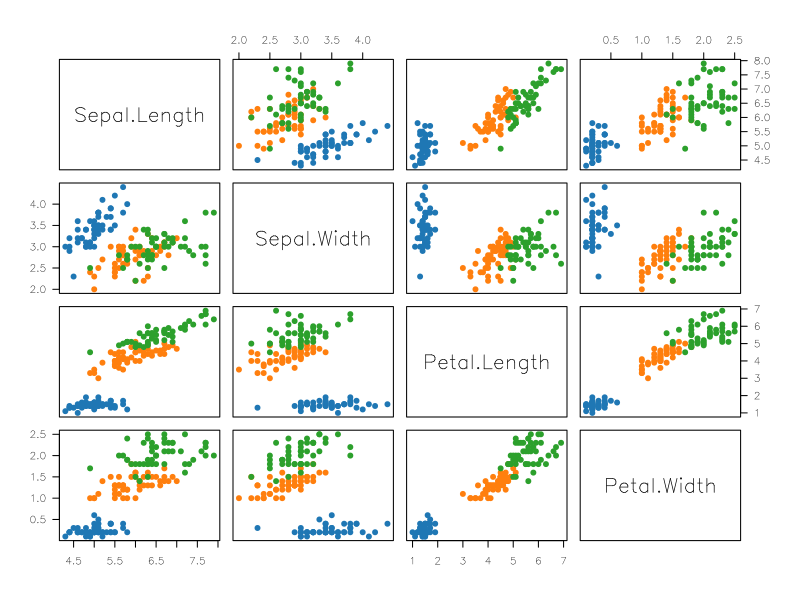

Generate this figure with R:
## ---- chunk 1
#| echo: true
#| label: fig-pairs
#| fig-cap: "Pairwise scatterplot" 
#| fig-asp: 1
#| out-width: 75%
#| output-location: column

palette("Classic Tableau")

par(
  family = "HersheySans",
  las = 1, pch = 19, cex = 1.5
)

pairs(
  iris[,1:4],
  col=iris$Species
)
